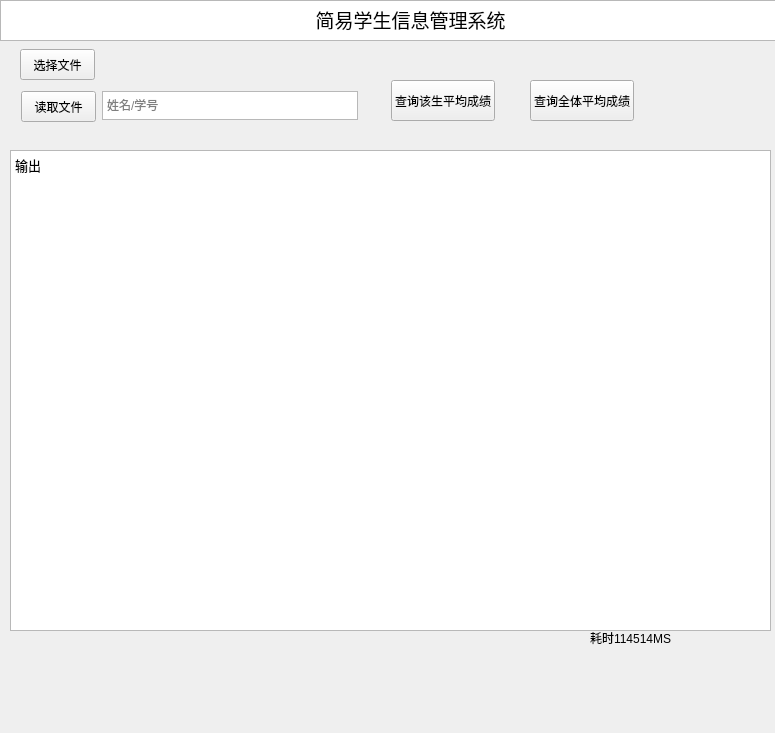
<?xml version="1.0" encoding="UTF-8"?>
<ui version="4.0">
 <class>ex1Class</class>
 <widget class="QMainWindow" name="ex1Class">
  <property name="geometry">
   <rect>
    <x>0</x>
    <y>0</y>
    <width>775</width>
    <height>733</height>
   </rect>
  </property>
  <property name="windowTitle">
   <string>ex1</string>
  </property>
  <widget class="QWidget" name="centralWidget">
   <widget class="QTextEdit" name="title">
    <property name="geometry">
     <rect>
      <x>0</x>
      <y>0</y>
      <width>821</width>
      <height>41</height>
     </rect>
    </property>
    <property name="font">
     <font>
      <family>.PingFang SC</family>
     </font>
    </property>
    <property name="html">
     <string>&lt;!DOCTYPE HTML PUBLIC &quot;-//W3C//DTD HTML 4.0//EN&quot; &quot;http://www.w3.org/TR/REC-html40/strict.dtd&quot;&gt;
&lt;html&gt;&lt;head&gt;&lt;meta name=&quot;qrichtext&quot; content=&quot;1&quot; /&gt;&lt;style type=&quot;text/css&quot;&gt;
p, li { white-space: pre-wrap; }
&lt;/style&gt;&lt;/head&gt;&lt;body style=&quot; font-family:'.PingFang SC'; font-size:9pt; font-weight:400; font-style:normal;&quot;&gt;
&lt;p align=&quot;center&quot; style=&quot; margin-top:0px; margin-bottom:0px; margin-left:0px; margin-right:0px; -qt-block-indent:0; text-indent:0px;&quot;&gt;&lt;span style=&quot; font-family:'.PingFang SC'; font-size:14pt;&quot;&gt;简易学生信息管理系统&lt;/span&gt;&lt;/p&gt;&lt;/body&gt;&lt;/html&gt;</string>
    </property>
   </widget>
   <widget class="QTextEdit" name="output">
    <property name="geometry">
     <rect>
      <x>10</x>
      <y>150</y>
      <width>761</width>
      <height>481</height>
     </rect>
    </property>
    <property name="font">
     <font>
      <family>Consolas</family>
      <pointsize>10</pointsize>
     </font>
    </property>
    <property name="html">
     <string>&lt;!DOCTYPE HTML PUBLIC &quot;-//W3C//DTD HTML 4.0//EN&quot; &quot;http://www.w3.org/TR/REC-html40/strict.dtd&quot;&gt;
&lt;html&gt;&lt;head&gt;&lt;meta name=&quot;qrichtext&quot; content=&quot;1&quot; /&gt;&lt;style type=&quot;text/css&quot;&gt;
p, li { white-space: pre-wrap; }
&lt;/style&gt;&lt;/head&gt;&lt;body style=&quot; font-family:'Consolas'; font-size:10pt; font-weight:400; font-style:normal;&quot;&gt;
&lt;p style=&quot; margin-top:12px; margin-bottom:12px; margin-left:0px; margin-right:0px; -qt-block-indent:0; text-indent:0px;&quot;&gt;&lt;span style=&quot; font-family:'.Consolas';&quot;&gt;输出&lt;/span&gt;&lt;/p&gt;&lt;/body&gt;&lt;/html&gt;</string>
    </property>
    <property name="textInteractionFlags">
     <set>Qt::TextSelectableByKeyboard|Qt::TextSelectableByMouse</set>
    </property>
    <property name="placeholderText">
     <string notr="true"/>
    </property>
   </widget>
   <widget class="QLabel" name="label_used_time">
    <property name="geometry">
     <rect>
      <x>590</x>
      <y>630</y>
      <width>181</width>
      <height>16</height>
     </rect>
    </property>
    <property name="text">
     <string>耗时114514MS</string>
    </property>
   </widget>
   <widget class="QLabel" name="label_filename">
    <property name="geometry">
     <rect>
      <x>99</x>
      <y>60</y>
      <width>281</width>
      <height>28</height>
     </rect>
    </property>
    <property name="text">
     <string>&lt;html&gt;&lt;head/&gt;&lt;body&gt;&lt;p&gt;&lt;br/&gt;&lt;/p&gt;&lt;/body&gt;&lt;/html&gt;</string>
    </property>
   </widget>
   <widget class="QPushButton" name="btn_file">
    <property name="geometry">
     <rect>
      <x>20</x>
      <y>49</y>
      <width>75</width>
      <height>31</height>
     </rect>
    </property>
    <property name="text">
     <string>选择文件</string>
    </property>
   </widget>
   <widget class="QPushButton" name="btn_search_single">
    <property name="geometry">
     <rect>
      <x>391</x>
      <y>80</y>
      <width>104</width>
      <height>41</height>
     </rect>
    </property>
    <property name="text">
     <string>查询该生平均成绩</string>
    </property>
   </widget>
   <widget class="QTextEdit" name="text_name_or_num">
    <property name="geometry">
     <rect>
      <x>102</x>
      <y>91</y>
      <width>256</width>
      <height>29</height>
     </rect>
    </property>
    <property name="html">
     <string>&lt;!DOCTYPE HTML PUBLIC &quot;-//W3C//DTD HTML 4.0//EN&quot; &quot;http://www.w3.org/TR/REC-html40/strict.dtd&quot;&gt;
&lt;html&gt;&lt;head&gt;&lt;meta name=&quot;qrichtext&quot; content=&quot;1&quot; /&gt;&lt;style type=&quot;text/css&quot;&gt;
p, li { white-space: pre-wrap; }
&lt;/style&gt;&lt;/head&gt;&lt;body style=&quot; font-family:'SimSun'; font-size:9pt; font-weight:400; font-style:normal;&quot;&gt;
&lt;p align=&quot;center&quot; style=&quot;-qt-paragraph-type:empty; margin-top:0px; margin-bottom:0px; margin-left:0px; margin-right:0px; -qt-block-indent:0; text-indent:0px; font-family:'SimSun'; font-size:8pt;&quot;&gt;&lt;br /&gt;&lt;/p&gt;&lt;/body&gt;&lt;/html&gt;</string>
    </property>
    <property name="placeholderText">
     <string>姓名/学号</string>
    </property>
   </widget>
   <widget class="QPushButton" name="btn_search_all">
    <property name="geometry">
     <rect>
      <x>530</x>
      <y>80</y>
      <width>104</width>
      <height>41</height>
     </rect>
    </property>
    <property name="text">
     <string>查询全体平均成绩</string>
    </property>
   </widget>
   <widget class="QPushButton" name="btn_file_2">
    <property name="geometry">
     <rect>
      <x>21</x>
      <y>91</y>
      <width>75</width>
      <height>31</height>
     </rect>
    </property>
    <property name="text">
     <string>读取文件</string>
    </property>
   </widget>
  </widget>
 </widget>
 <layoutdefault spacing="6" margin="11"/>
 <resources>
  <include location="ex1.qrc"/>
 </resources>
 <connections>
  <connection>
   <sender>btn_file</sender>
   <signal>clicked()</signal>
   <receiver>ex1Class</receiver>
   <slot>fileOpenAction()</slot>
   <hints>
    <hint type="sourcelabel">
     <x>52</x>
     <y>75</y>
    </hint>
    <hint type="destinationlabel">
     <x>25</x>
     <y>53</y>
    </hint>
   </hints>
  </connection>
  <connection>
   <sender>btn_search_single</sender>
   <signal>clicked()</signal>
   <receiver>ex1Class</receiver>
   <slot>averageScoreSingle()</slot>
   <hints>
    <hint type="sourcelabel">
     <x>441</x>
     <y>105</y>
    </hint>
    <hint type="destinationlabel">
     <x>422</x>
     <y>137</y>
    </hint>
   </hints>
  </connection>
  <connection>
   <sender>btn_search_all</sender>
   <signal>clicked()</signal>
   <receiver>ex1Class</receiver>
   <slot>averageScoreAll()</slot>
   <hints>
    <hint type="sourcelabel">
     <x>537</x>
     <y>113</y>
    </hint>
    <hint type="destinationlabel">
     <x>577</x>
     <y>136</y>
    </hint>
   </hints>
  </connection>
  <connection>
   <sender>btn_file_2</sender>
   <signal>clicked()</signal>
   <receiver>ex1Class</receiver>
   <slot>readFile()</slot>
   <hints>
    <hint type="sourcelabel">
     <x>56</x>
     <y>136</y>
    </hint>
    <hint type="destinationlabel">
     <x>128</x>
     <y>133</y>
    </hint>
   </hints>
  </connection>
 </connections>
 <slots>
  <signal>fileMenu()</signal>
  <slot>fileOpenAction()</slot>
  <slot>averageScoreSingle()</slot>
  <slot>averageScoreAll()</slot>
  <slot>readFile()</slot>
 </slots>
</ui>
